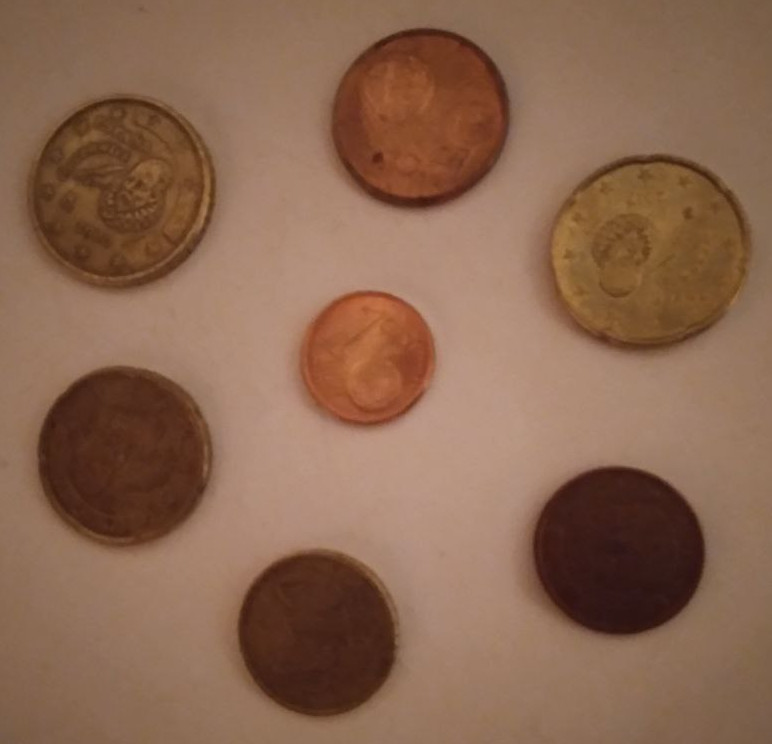
#> input picture IA/PROGRAMACION_DE_IA/Espacios_de_Color/imagenes/monedas.jpg, 772 x 744 px, found by its file name
$ jupyter execute mascara_monedas_perimetroarea.ipynb
#> lines starting #> are read from the running program, lines starting #| are printed output that depends on the picture; after the words box and inside, x2 and y2 are one past the last pixel; in counts of white or black regions, pixels touching at a corner belong together
[cell 1]
import cv2 as cv
import numpy as np
from matplotlib import pyplot as plt

[cell 2]
src_monedas = cv.imread("monedas.jpg")
#> src_monedas is the input picture: shape (744, 772, 3); mean B, G, R 80.5, 102.5, 138.4

src_monedas = src_monedas[:, :, 0]
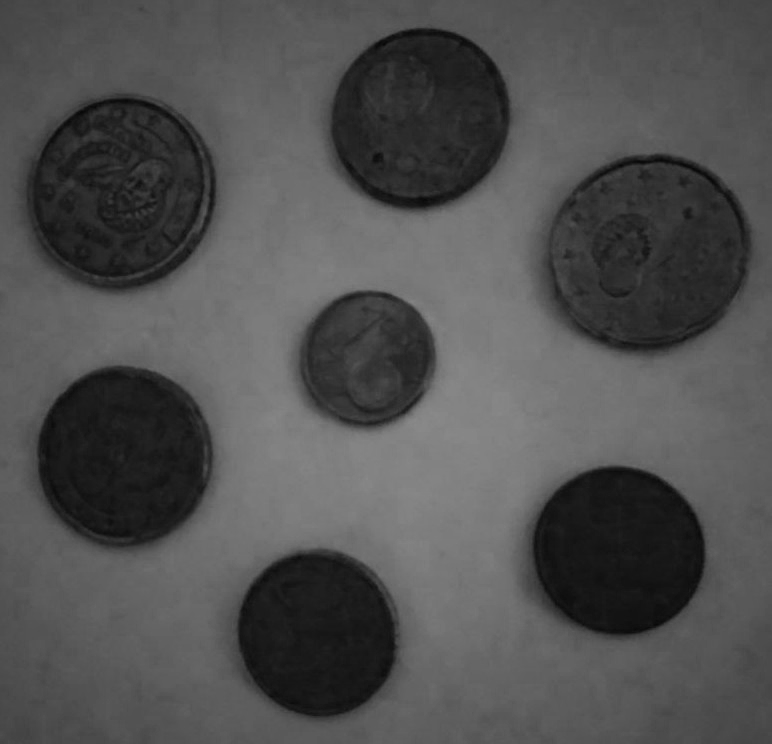
#> src_monedas: shape (744, 772); min 7, max 138, mean 80.5

plt.imshow(src_monedas,cmap="gray")

[cell 3]
kernel = np.ones((5,5),np.uint8)
src_monedas_dif = cv.GaussianBlur(src=src_monedas, ksize=(5,5), sigmaX=0, sigmaY=0)

ret1,src_monedas_binary = cv.threshold(src_monedas_dif,127,255,cv.THRESH_BINARY_INV)
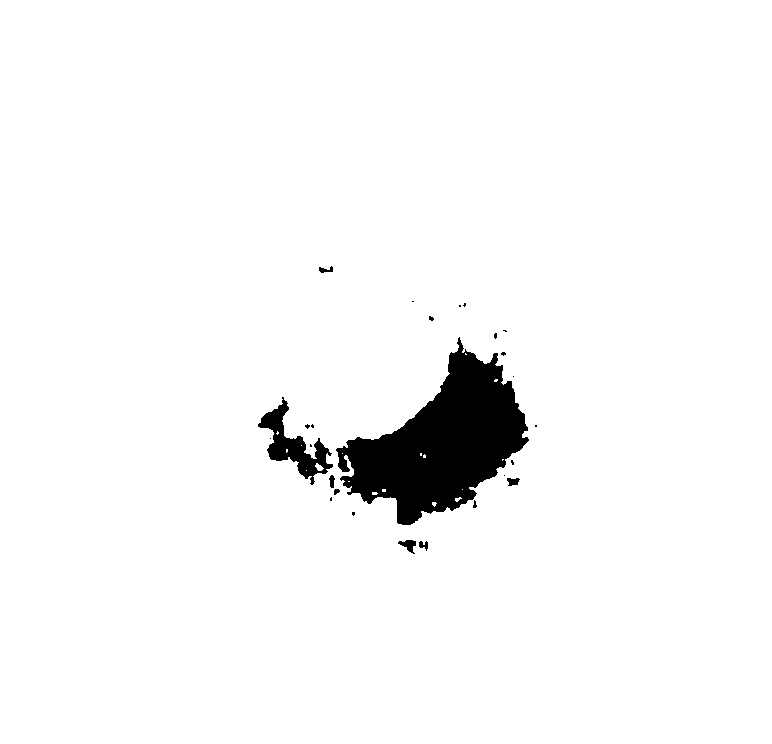
#> src_monedas_binary: shape (744, 772); 96.5% white; 26 black regions (17 under 20 px), largest, box (x1, y1, x2, y2) and area: (336, 337, 529, 525) 17385, (258, 397, 333, 485) 2035, (398, 540, 416, 554) 128

plt.imshow(src_monedas_binary,cmap="gray")

[cell 4]
kernel = np.ones((5,5),np.uint8)
src_monedas_clean = cv.morphologyEx(src_monedas_binary, cv.MORPH_CLOSE, kernel, iterations=3)
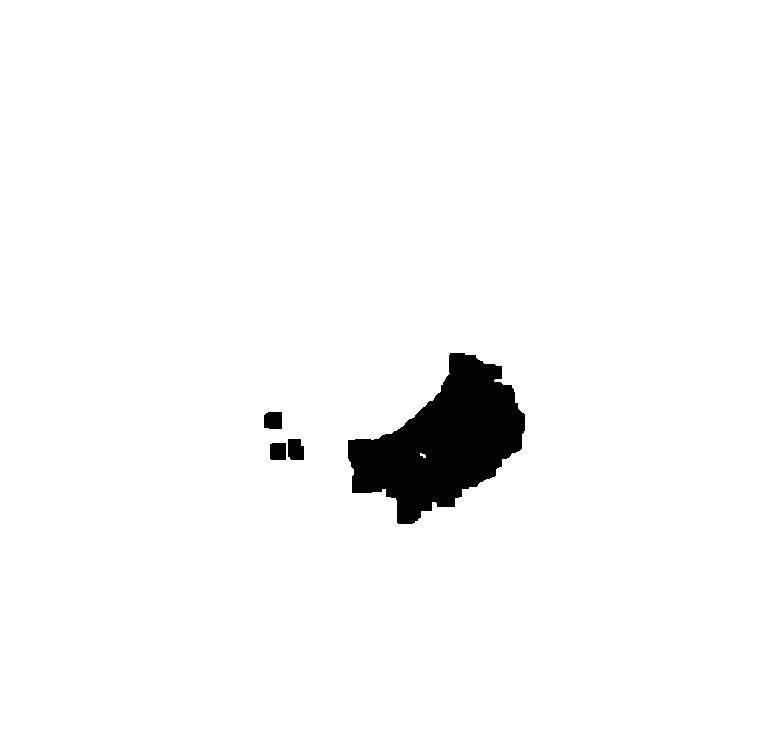
#> src_monedas_clean: shape (744, 772); 97% white; 4 black regions, box (x1, y1, x2, y2) and area: (348, 353, 525, 524) 16240, (288, 439, 304, 460) 308, (264, 412, 282, 429) 294, (270, 443, 286, 460) 269

# kernel = np.ones((5,5),np.uint8)
src_monedas_clean = cv.morphologyEx(src_monedas_clean, cv.MORPH_OPEN, kernel, iterations=4)
#> src_monedas_clean: shape (744, 772); 97% white; 2 black regions, box (x1, y1, x2, y2) and area: (348, 353, 525, 524) 16351, (264, 412, 304, 460) 1106

# src_monedas_clean = cv.erode(src_monedas_clean,kernel,iterations=1)

fig,(ax1,ax2) = plt.subplots(1,2)

ax1.imshow(src_monedas,cmap="gray")
ax1.set_title("Org")
ax2.imshow(src_monedas_clean,cmap="gray")
ax2.set_title("Clean")
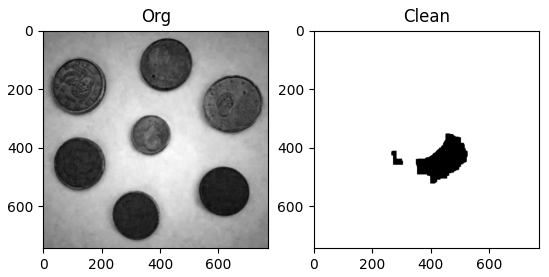
#> figure drawn by matplotlib, 2 panels

[cell 5]
erosion = cv.erode(src_monedas_clean,kernel,iterations=3)
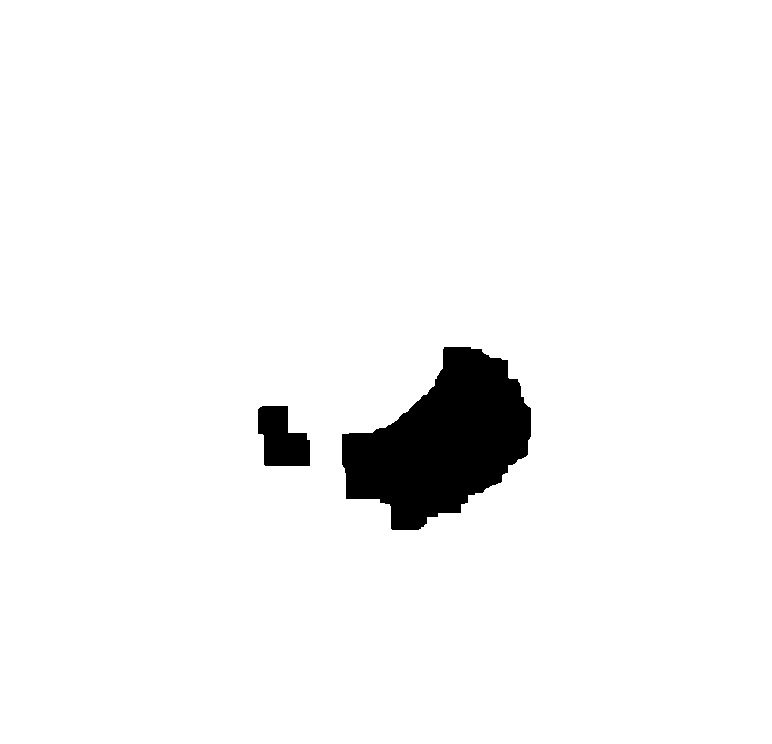
#> erosion: shape (744, 772); 96% white; 2 black regions, box (x1, y1, x2, y2) and area: (342, 347, 531, 530) 20671, (258, 406, 310, 466) 2306

fig,(ax1,ax2) = plt.subplots(1,2)

ax1.imshow(src_monedas_clean,cmap="gray")
ax1.set_title("Org")
ax2.imshow(erosion,cmap="gray")
ax2.set_title("Clean")
